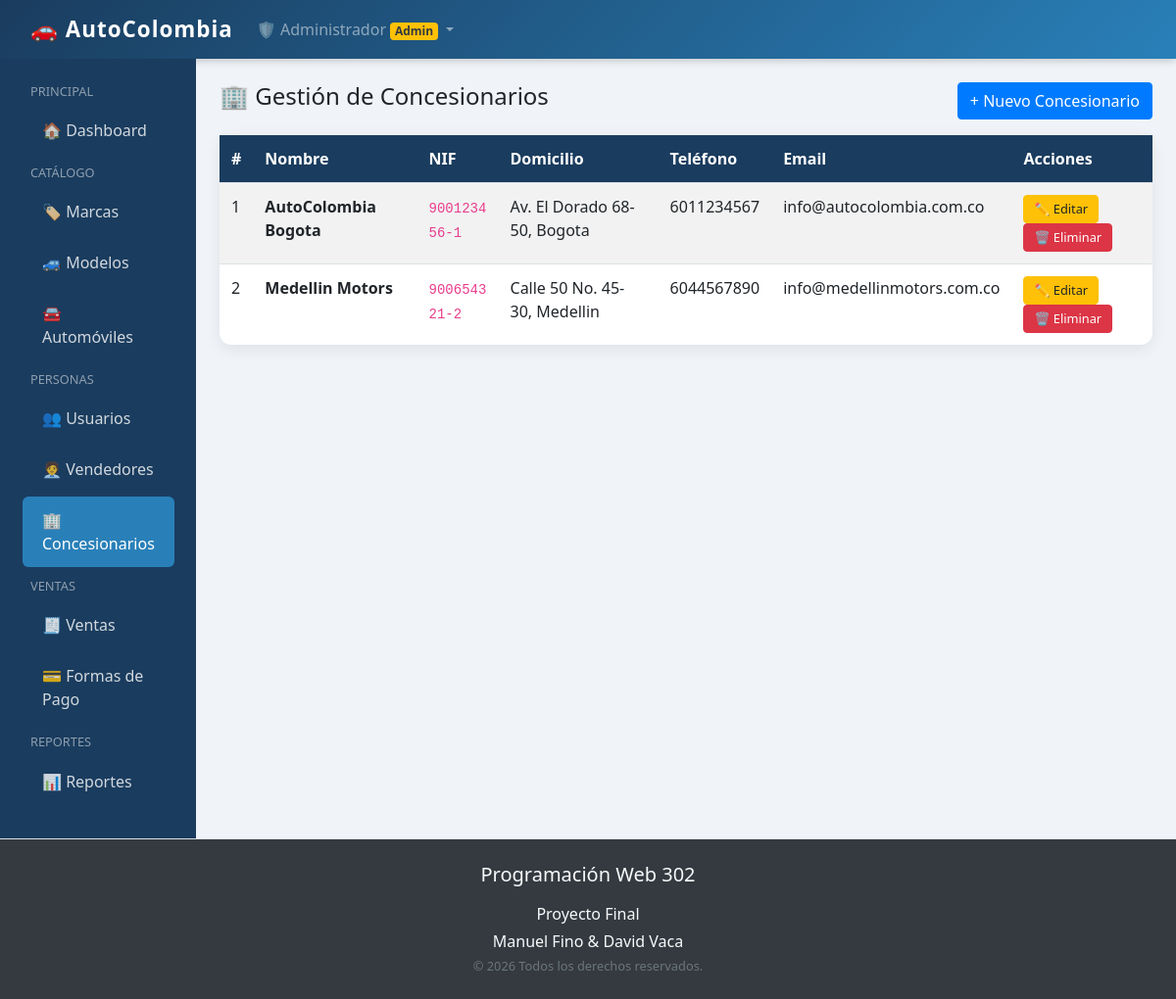
Screenshot of /app/view/admin/concesionarios/listar.php (signed in) with the database file from the repository.
### tables this page shows
CREATE TABLE concesionario (
    id_concesionario INT AUTO_INCREMENT PRIMARY KEY,
    nombre           VARCHAR(100) NOT NULL,
    domicilio        VARCHAR(200) NOT NULL,
    nif              VARCHAR(20)  NOT NULL UNIQUE,
    telefono         VARCHAR(20),
    email            VARCHAR(100)
);

### config/conexionBD.php (called while the page is built)
<?php
class Conectar
{
    public static function conec()
    {
        $host = "localhost";
        $user = "root";
        $pass = "admin";
        $db_name = "concesionario_db";
        $link = mysqli_connect($host, $user, $pass)
            or die("ERROR al conectar a MySQL: " . mysqli_connect_error());
        mysqli_select_db($link, $db_name)
            or die("ERROR al seleccionar la BD: " . mysqli_error($link));
        mysqli_set_charset($link, "utf8");
        return $link;
    }
}

### app/model/concesionario.php (called while the page is built, shortened)
<?php
require_once __DIR__ . '/../../config/conexionBD.php';
class Concesionario
{
    public function listar()
    {
        $sql  = "SELECT * FROM concesionario ORDER BY nombre";
        $res  = mysqli_query(Conectar::conec(), $sql);
        $data = [];
        while ($row = mysqli_fetch_assoc($res)) $data[] = $row;
        return $data;
    }
}

### app/view/admin/concesionarios/listar.php (the view, shortened to what this page needs)
<!doctype html>
<html lang="es">
<head>
    <link rel="stylesheet" href="/ProyFinal/public/css/bootstrap.min.css">
    <link rel="stylesheet" href="/ProyFinal/public/css/sweetalert2.min.css">
    <link rel="stylesheet" href="/ProyFinal/public/css/style.css">
</head>
<body>
<?php
require_once __DIR__ . '/../../../../app/model/concesionario.php';
$obj            = new Concesionario();
$concesionarios = $obj->listar();
?>
<?php include('../navbar.php'); ?>
<main class="col-md-10 ms-sm-auto px-4 py-4">
    <div class="d-flex justify-content-between align-items-center mb-3">
        <h4>🏢 Gestión de Concesionarios</h4>
        <button class="btn btn-primary" data-bs-toggle="modal" data-bs-target="#modalConc">+ Nuevo Concesionario</button>
    </div>
    <div class="card">
        <div class="card-body p-0">
            <div class="table-responsive">
                <table class="table table-hover table-striped mb-0">
                    <thead>
                        <tr><th>#</th><th>Nombre</th><th>NIF</th><th>Domicilio</th><th>Teléfono</th><th>Email</th><th>Acciones</th></tr>
                    </thead>
                    <tbody>
                    <?php if (empty($concesionarios)): ?>
                        <tr><td colspan="7" class="text-center py-3 text-muted">No hay concesionarios</td></tr>
                    <?php else: ?>
                    <?php foreach ($concesionarios as $c): ?>
                        <tr>
                            <td><?= $c['id_concesionario'] ?></td>
                            <td><strong><?= htmlspecialchars($c['nombre']) ?></strong></td>
                            <td><code><?= htmlspecialchars($c['nif']) ?></code></td>
                            <td><?= htmlspecialchars($c['domicilio']) ?></td>
                            <td><?= htmlspecialchars($c['telefono']) ?></td>
                            <td><?= htmlspecialchars($c['email']) ?></td>
                            <td>
                                <button class="btn btn-warning btn-accion"
                                    onclick="abrirEditar(<?= $c['id_concesionario'] ?>,'<?= htmlspecialchars($c['nombre'],ENT_QUOTES) ?>','<?= htmlspecialchars($c['domicilio'],ENT_QUOTES) ?>','<?= htmlspecialchars($c['nif'],ENT_QUOTES) ?>','<?= htmlspecialchars($c['telefono'],ENT_QUOTES) ?>','<?= htmlspecialchars($c['email'],ENT_QUOTES) ?>')">
                                    ✏️ Editar</button>
                                <button class="btn btn-danger btn-accion"
                                    onclick="confirmarEliminar(<?= $c['id_concesionario'] ?>,'<?= htmlspecialchars($c['nombre'],ENT_QUOTES) ?>')">
                                    🗑️ Eliminar</button>
                            </td>
                        </tr>
                    <?php endforeach; ?>
                    <?php endif; ?>
                    </tbody>
                </table>
            </div>
        </div>
    </div>
</main>
</div>
</div>
<?php include('../../layouts/footer.php'); ?>
</body>
</html>

### public/css/style.css (style rules this page uses)
:root { --color-primario: #1a3c5e; --color-secundario: #2980b9; --color-acento: #e74c3c; --color-fondo: #f0f4f8; --color-blanco: #ffffff; }
body { background-color: var(--color-fondo); font-family: 'Segoe UI', Tahoma, Geneva, Verdana, sans-serif; }
.card { border: none; border-radius: 12px; box-shadow: 0 4px 16px rgba(0, 0, 0, 0.08); }
.table thead th { background-color: var(--color-primario); color: var(--color-blanco); border: none; }
.btn-accion { padding: 4px 10px; font-size: 0.8rem; }

### rows the page displays
concesionario: id_concesionario "1", nombre "AutoColombia Bogota", nif "900123456-1", domicilio "Av. El Dorado 68-50, Bogota", telefono "6011234567", email "info@autocolombia.com.co"
concesionario: id_concesionario "2", nombre "Medellin Motors", nif "900654321-2", domicilio "Calle 50 No. 45-30, Medellin", telefono "6044567890", email "info@medellinmotors.com.co"

### other values shown
$_SESSION['nombre'] "Administrador"
